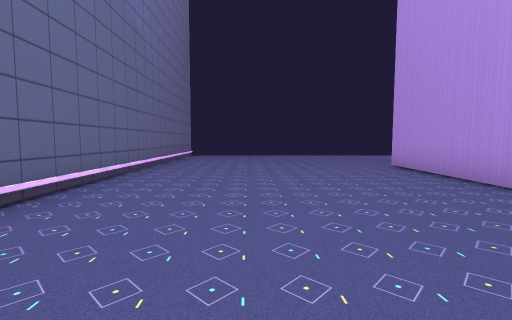
[1] (above)

16 first-person views from a walk through a 3-D level made in the Unity game engine. The camera is 1.4 m above the floor, tilts 4° down and sees 85° across. The floor is counted in squares, 2 m on a side. Each view is taken from the middle of a square. On the plan, view 1 faces up. The plan holds only what a view shows up to about 9 squares ahead; the rest is blank.

[2]
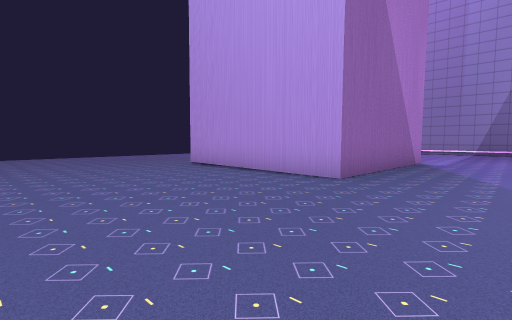

[3]
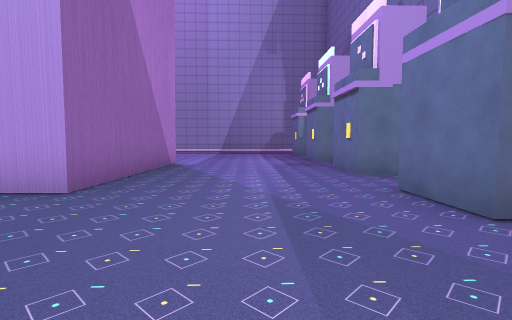

[4]
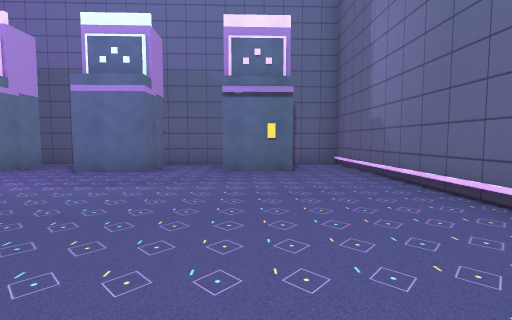

[5]
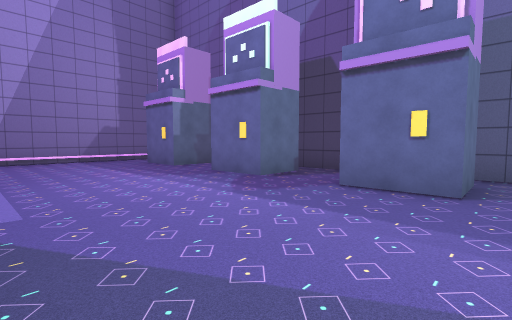

[6]
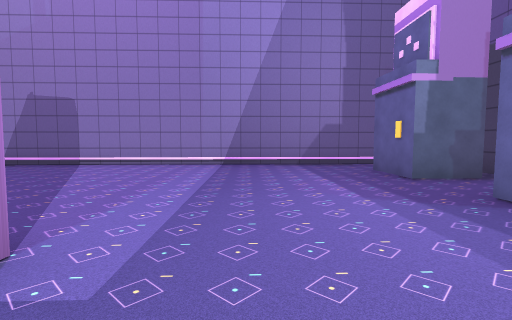

[7]
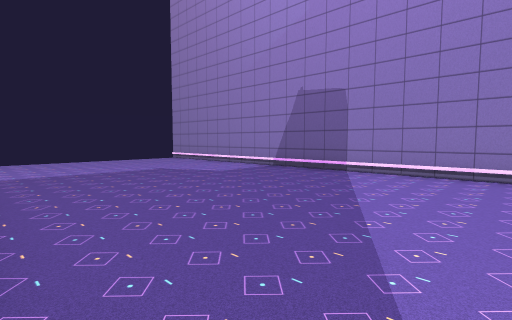

[8]
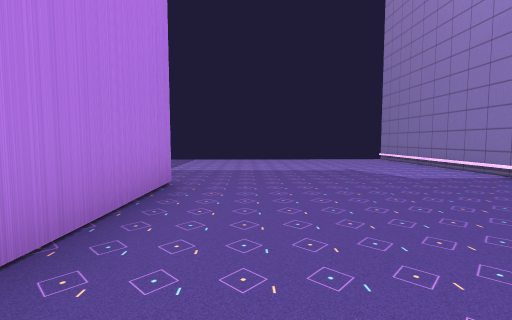

[9]
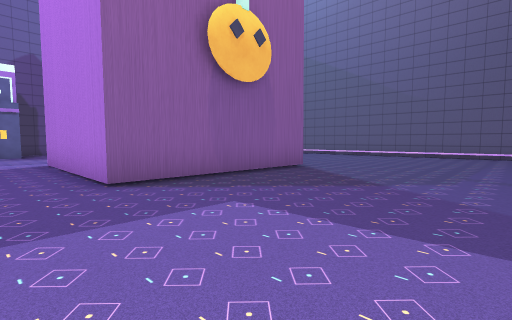

[10]
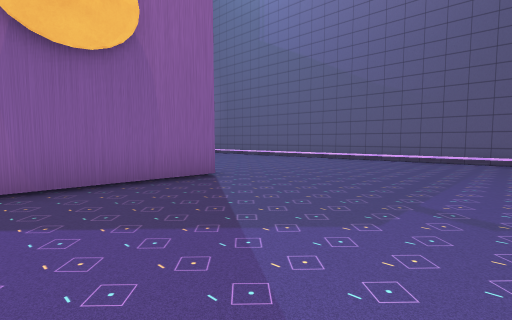

[11]
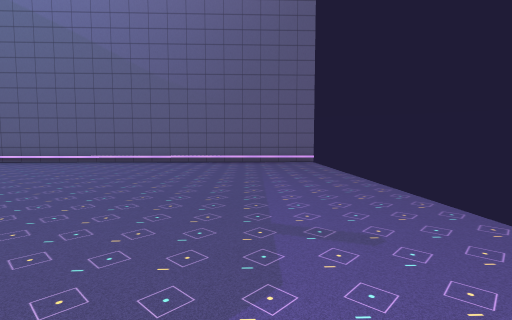

[12]
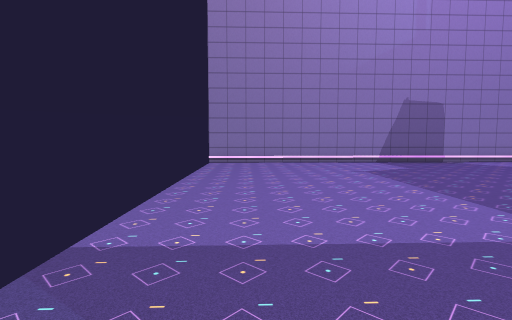

[13]
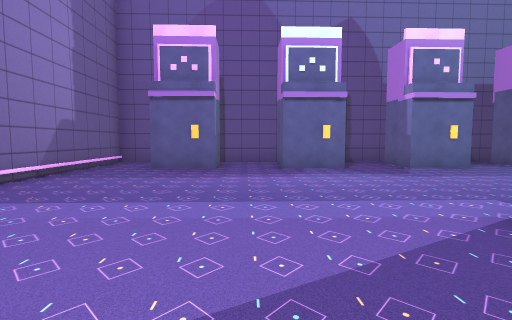

[14]
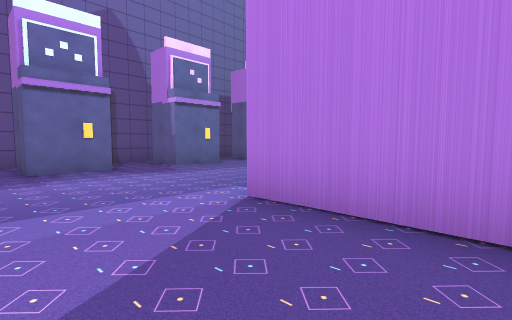

[15]
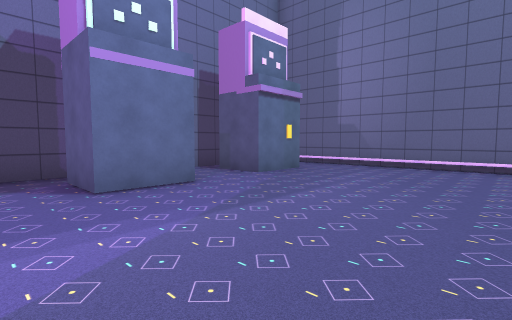

[16]
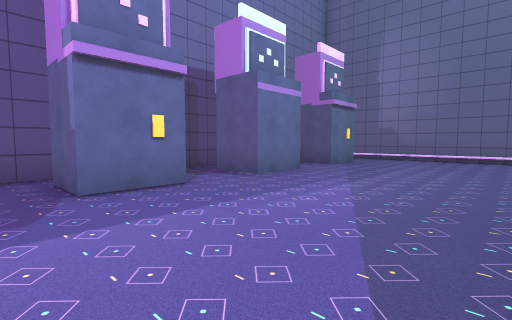

### Floor plan
Points are (right, up) in squares from view 1. A wall is a line through its corners. A room is listed if a view was taken in it or the views show most of it. See-through windows are left out.
Room 1 (views 1, 2, 3, 4, 5, 6, 7, 8, 9, 10, 11, 12, 13, 14, 15, 16)
walls: (3.5, 7.5) (8.7, 7.5) (8.6, 2.5) (3.6, 2.5) (3.5, 7.5); (-3, 13) (-2.4, -4.4) (12.6, -3.9); (5.6, -3.4) (5.6, -2) (7.1, -2) (7.2, -3.3); (8.8, -3.3) (8.8, -1.9) (10.3, -1.9) (10.4, -3.2); (2.4, -3.4) (2.4, -2.1) (3.9, -2.1) (4, -3.4); (-0.9, -2.3) (0.7, -2.2) (0.8, -3.5); (12, -3.2) (12, -1.8) (13.6, -1.8); (15.2, -1.6) (14.7, 13.6)
ways out: opening at (14, -2)

Positions as (right, up) in squares from view 1, and headings:
1: (0, 0), facing up
2: (-1, 0), facing up-right
3: (0, 0), facing right
4: (0, 4), facing down
5: (5, 2), facing down-right
6: (7, 1), facing right
7: (9, 3), facing up-right
8: (10, 3), facing up
9: (10, 12), facing down-left
10: (7, 12), facing down-left
11: (6, 11), facing left
12: (6, 12), facing right
13: (11, 5), facing down
14: (11, 5), facing down-left
15: (5, 2), facing down-left
16: (8, 2), facing down-left
